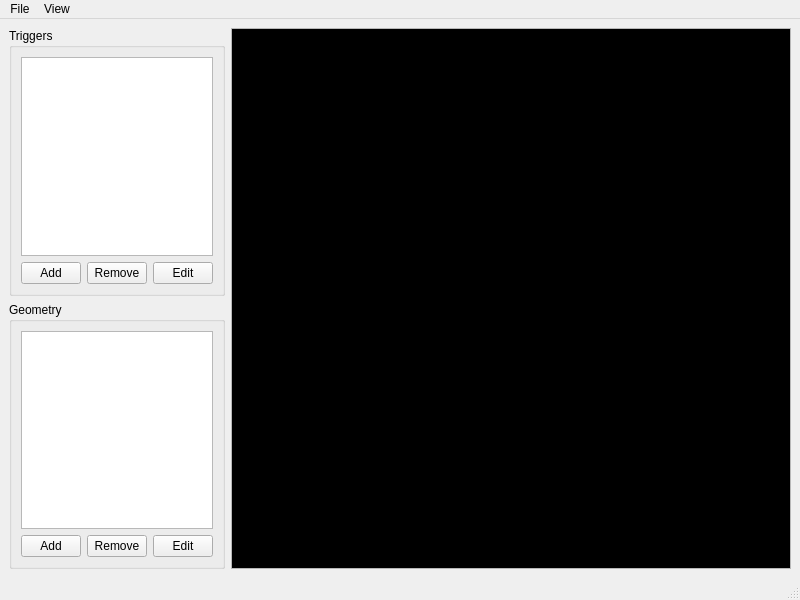
<?xml version="1.0" encoding="UTF-8"?>
<ui version="4.0">
 <class>MainWindow</class>
 <widget class="QMainWindow" name="MainWindow">
  <property name="geometry">
   <rect>
    <x>0</x>
    <y>0</y>
    <width>800</width>
    <height>600</height>
   </rect>
  </property>
  <property name="windowTitle">
   <string>MainWindow</string>
  </property>
  <widget class="QWidget" name="centralwidget">
   <layout class="QHBoxLayout" name="horizontalLayout" stretch="1,3">
    <item>
     <layout class="QVBoxLayout" name="verticalLayout">
      <item>
       <widget class="QGroupBox" name="groupBox">
        <property name="title">
         <string>Triggers</string>
        </property>
        <layout class="QGridLayout" name="gridLayout">
         <item row="0" column="0">
          <widget class="QListWidget" name="triggerList"/>
         </item>
         <item row="1" column="0">
          <layout class="QHBoxLayout" name="horizontalLayout_2">
           <item>
            <widget class="QPushButton" name="addTriggerButton">
             <property name="maximumSize">
              <size>
               <width>60</width>
               <height>16777215</height>
              </size>
             </property>
             <property name="text">
              <string>Add</string>
             </property>
            </widget>
           </item>
           <item>
            <widget class="QPushButton" name="removeTriggerButton">
             <property name="maximumSize">
              <size>
               <width>60</width>
               <height>16777215</height>
              </size>
             </property>
             <property name="text">
              <string>Remove</string>
             </property>
            </widget>
           </item>
           <item>
            <widget class="QPushButton" name="editTriggerButton">
             <property name="maximumSize">
              <size>
               <width>60</width>
               <height>16777215</height>
              </size>
             </property>
             <property name="text">
              <string>Edit</string>
             </property>
            </widget>
           </item>
          </layout>
         </item>
        </layout>
       </widget>
      </item>
      <item>
       <widget class="QGroupBox" name="groupBox_2">
        <property name="title">
         <string>Geometry</string>
        </property>
        <layout class="QGridLayout" name="gridLayout_2">
         <item row="0" column="0">
          <widget class="QListWidget" name="geometryList"/>
         </item>
         <item row="1" column="0">
          <layout class="QHBoxLayout" name="horizontalLayout_3">
           <item>
            <widget class="QPushButton" name="addGeomButton">
             <property name="maximumSize">
              <size>
               <width>60</width>
               <height>16777215</height>
              </size>
             </property>
             <property name="text">
              <string>Add</string>
             </property>
            </widget>
           </item>
           <item>
            <widget class="QPushButton" name="removeGeomButton">
             <property name="maximumSize">
              <size>
               <width>60</width>
               <height>16777215</height>
              </size>
             </property>
             <property name="text">
              <string>Remove</string>
             </property>
            </widget>
           </item>
           <item>
            <widget class="QPushButton" name="editGeomButton">
             <property name="maximumSize">
              <size>
               <width>60</width>
               <height>16777215</height>
              </size>
             </property>
             <property name="text">
              <string>Edit</string>
             </property>
            </widget>
           </item>
          </layout>
         </item>
        </layout>
       </widget>
      </item>
     </layout>
    </item>
    <item>
     <widget class="QScrollArea" name="scrollArea">
      <property name="widgetResizable">
       <bool>true</bool>
      </property>
      <widget class="QWidget" name="scrollAreaWidgetContents">
       <property name="geometry">
        <rect>
         <x>0</x>
         <y>0</y>
         <width>558</width>
         <height>539</height>
        </rect>
       </property>
       <layout class="QGridLayout" name="gridLayout_3">
        <property name="leftMargin">
         <number>0</number>
        </property>
        <property name="topMargin">
         <number>0</number>
        </property>
        <property name="rightMargin">
         <number>0</number>
        </property>
        <property name="bottomMargin">
         <number>0</number>
        </property>
        <property name="spacing">
         <number>0</number>
        </property>
        <item row="0" column="0">
         <widget class="WalkmeshRenderer" name="drawArea" native="true">
          <property name="sizePolicy">
           <sizepolicy hsizetype="MinimumExpanding" vsizetype="MinimumExpanding">
            <horstretch>0</horstretch>
            <verstretch>0</verstretch>
           </sizepolicy>
          </property>
          <property name="styleSheet">
           <string notr="true">background: black;</string>
          </property>
         </widget>
        </item>
       </layout>
      </widget>
     </widget>
    </item>
   </layout>
  </widget>
  <widget class="QMenuBar" name="menubar">
   <property name="geometry">
    <rect>
     <x>0</x>
     <y>0</y>
     <width>800</width>
     <height>21</height>
    </rect>
   </property>
   <widget class="QMenu" name="menuFile">
    <property name="title">
     <string>File</string>
    </property>
    <addaction name="actionOpen"/>
    <addaction name="actionSave"/>
    <addaction name="actionSaveAs"/>
    <addaction name="separator"/>
    <addaction name="actionSelectLayout"/>
    <addaction name="separator"/>
    <addaction name="actionExit"/>
   </widget>
   <widget class="QMenu" name="menuView">
    <property name="title">
     <string>View</string>
    </property>
    <addaction name="actionZoomIn"/>
    <addaction name="actionZoomOut"/>
   </widget>
   <addaction name="menuFile"/>
   <addaction name="menuView"/>
  </widget>
  <widget class="QStatusBar" name="statusbar"/>
  <action name="actionNew">
   <property name="text">
    <string>New</string>
   </property>
  </action>
  <action name="actionOpen">
   <property name="text">
    <string>Open</string>
   </property>
  </action>
  <action name="actionSave">
   <property name="text">
    <string>Save</string>
   </property>
  </action>
  <action name="actionSaveAs">
   <property name="text">
    <string>Save As</string>
   </property>
  </action>
  <action name="actionExit">
   <property name="text">
    <string>Exit</string>
   </property>
  </action>
  <action name="actionSelectLayout">
   <property name="text">
    <string>Select Layout</string>
   </property>
  </action>
  <action name="actionZoomIn">
   <property name="text">
    <string>Zoom In</string>
   </property>
   <property name="shortcut">
    <string>+</string>
   </property>
  </action>
  <action name="actionZoomOut">
   <property name="text">
    <string>Zoom Out</string>
   </property>
   <property name="shortcut">
    <string>-</string>
   </property>
  </action>
 </widget>
 <customwidgets>
  <customwidget>
   <class>WalkmeshRenderer</class>
   <extends>QWidget</extends>
   <header location="global">toolset.editors.bwm.bwm_editor</header>
   <container>1</container>
  </customwidget>
 </customwidgets>
 <resources/>
 <connections/>
</ui>
